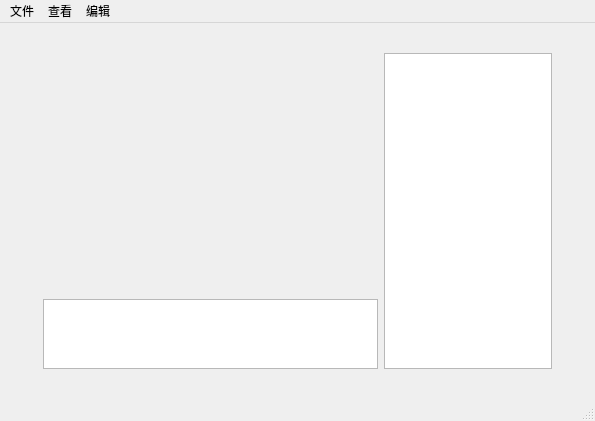
<?xml version="1.0" encoding="UTF-8"?>
<ui version="4.0">
 <class>MainWindow</class>
 <widget class="QMainWindow" name="MainWindow">
  <property name="geometry">
   <rect>
    <x>0</x>
    <y>0</y>
    <width>595</width>
    <height>421</height>
   </rect>
  </property>
  <property name="windowTitle">
   <string>MainWindow</string>
  </property>
  <widget class="QWidget" name="centralwidget">
   <layout class="QGridLayout" name="gridLayout" rowstretch="1,1,10,1,1" columnstretch="1,10,5,1">
    <item row="1" column="3">
     <spacer name="horizontalSpacer_2">
      <property name="orientation">
       <enum>Qt::Horizontal</enum>
      </property>
      <property name="sizeHint" stdset="0">
       <size>
        <width>30</width>
        <height>20</height>
       </size>
      </property>
     </spacer>
    </item>
    <item row="2" column="0" rowspan="2">
     <spacer name="horizontalSpacer">
      <property name="orientation">
       <enum>Qt::Horizontal</enum>
      </property>
      <property name="sizeHint" stdset="0">
       <size>
        <width>32</width>
        <height>20</height>
       </size>
      </property>
     </spacer>
    </item>
    <item row="0" column="2">
     <spacer name="verticalSpacer">
      <property name="orientation">
       <enum>Qt::Vertical</enum>
      </property>
      <property name="sizeHint" stdset="0">
       <size>
        <width>20</width>
        <height>17</height>
       </size>
      </property>
     </spacer>
    </item>
    <item row="1" column="2" rowspan="3">
     <widget class="QTableWidget" name="tableWidget"/>
    </item>
    <item row="4" column="2">
     <spacer name="verticalSpacer_2">
      <property name="orientation">
       <enum>Qt::Vertical</enum>
      </property>
      <property name="sizeHint" stdset="0">
       <size>
        <width>20</width>
        <height>17</height>
       </size>
      </property>
     </spacer>
    </item>
    <item row="1" column="1" rowspan="2">
     <widget class="QLabel" name="label">
      <property name="text">
       <string/>
      </property>
     </widget>
    </item>
    <item row="3" column="1">
     <widget class="QTableWidget" name="tableWidget_2"/>
    </item>
   </layout>
  </widget>
  <widget class="QMenuBar" name="menubar">
   <property name="geometry">
    <rect>
     <x>0</x>
     <y>0</y>
     <width>595</width>
     <height>23</height>
    </rect>
   </property>
   <widget class="QMenu" name="menu">
    <property name="title">
     <string>文件</string>
    </property>
    <addaction name="actionopen_2"/>
    <addaction name="actionsave"/>
    <addaction name="actionsave_as"/>
   </widget>
   <widget class="QMenu" name="menu_2">
    <property name="title">
     <string>查看</string>
    </property>
    <widget class="QMenu" name="menu_Histogram">
     <property name="title">
      <string>Histogram
</string>
     </property>
     <addaction name="actionR"/>
     <addaction name="actionG_channel"/>
     <addaction name="actionB_channel"/>
     <addaction name="actionGray"/>
    </widget>
    <addaction name="actionInfomation"/>
    <addaction name="menu_Histogram"/>
    <addaction name="actionpattle"/>
   </widget>
   <widget class="QMenu" name="menu_3">
    <property name="title">
     <string>编辑</string>
    </property>
    <widget class="QMenu" name="menureduction">
     <property name="title">
      <string>reduction</string>
     </property>
     <addaction name="actionto_8bits_colorful"/>
     <addaction name="actionto_8bits_gray"/>
    </widget>
    <addaction name="actionrevoke"/>
    <addaction name="actionredo"/>
    <addaction name="separator"/>
    <addaction name="action_Brightness"/>
    <addaction name="actioninverse"/>
    <addaction name="menureduction"/>
   </widget>
   <addaction name="menu"/>
   <addaction name="menu_2"/>
   <addaction name="menu_3"/>
  </widget>
  <widget class="QStatusBar" name="statusbar"/>
  <action name="actionopen">
   <property name="text">
    <string>open...</string>
   </property>
  </action>
  <action name="actionsave">
   <property name="text">
    <string>save...</string>
   </property>
  </action>
  <action name="actionsave_as">
   <property name="text">
    <string>save as...</string>
   </property>
  </action>
  <action name="actionR">
   <property name="text">
    <string>R channel</string>
   </property>
  </action>
  <action name="actionG_channel">
   <property name="text">
    <string>G channel</string>
   </property>
  </action>
  <action name="actionB_channel">
   <property name="text">
    <string>B channel</string>
   </property>
  </action>
  <action name="actionGray">
   <property name="text">
    <string>Gray</string>
   </property>
  </action>
  <action name="action_Brightness">
   <property name="text">
    <string>Brightness...</string>
   </property>
  </action>
  <action name="actionInfomation">
   <property name="text">
    <string>Infomation</string>
   </property>
  </action>
  <action name="actioninverse">
   <property name="text">
    <string>inverse</string>
   </property>
  </action>
  <action name="actionpattle">
   <property name="text">
    <string>pattle</string>
   </property>
  </action>
  <action name="actionto_8bits_colorful">
   <property name="text">
    <string>to 8bits color</string>
   </property>
  </action>
  <action name="actionto_8bits_gray">
   <property name="text">
    <string>to 8bits gray</string>
   </property>
  </action>
  <action name="actionrevoke">
   <property name="text">
    <string>undo</string>
   </property>
  </action>
  <action name="actionredo">
   <property name="text">
    <string>redo</string>
   </property>
  </action>
  <action name="actionopen_2">
   <property name="text">
    <string>open...</string>
   </property>
  </action>
 </widget>
 <resources/>
 <connections/>
</ui>
